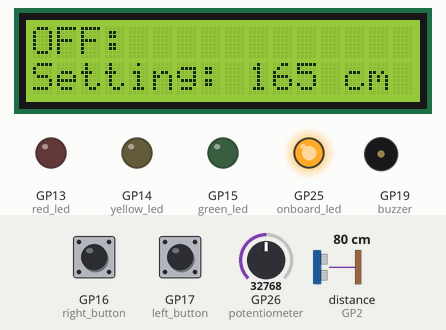
Simulated run of this program. Board: Raspberry Pi Pico running MicroPython. Parts: 16×2 character LCD, output pins drawn as LEDs (lit = HIGH), buzzer (waves = sounding, pin HIGH). The test bench sets the inputs (shaded band); at power-on: GP16 (right_button) LOW, GP17 (left_button) LOW, GP26 (potentiometer) = 32768, distance to the obstacle (sensor on GP2) 80 cm (analog values on the 0–65535 scale). The echo pulse lasts 58.3 µs per cm; threads take turns every 2 ms; library files of the repository ran but are not shown: pico_i2c_lcd.py; pins used as bus, display or sensor lines are not drawn.

Above: at 1.2 s.
1.3 s: GP16 (right_button) pulled HIGH for 0.15 s
At 2.2 s:
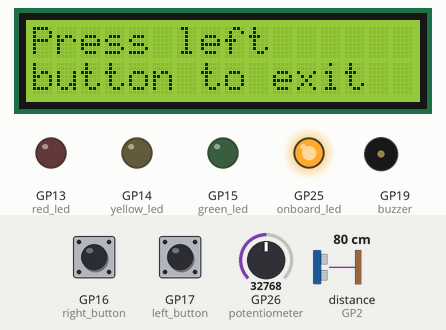
3.4 s: GP17 (left_button) pulled HIGH for 0.15 s
At 3.9 s:
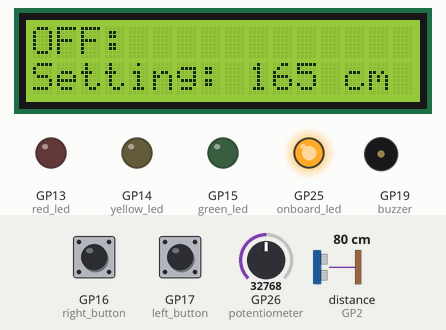
4.1 s: GP16 (right_button) pulled HIGH for 1 s
At 4.7 s:
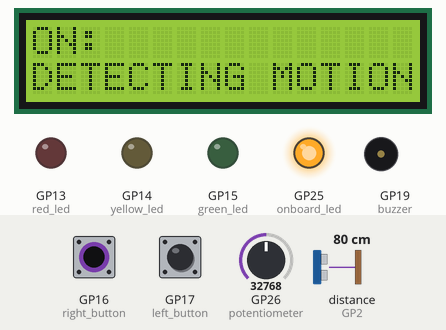
6.6 s: GP16 (right_button) driven HIGH and GP17 (left_button) driven HIGH
At 7.48 s:
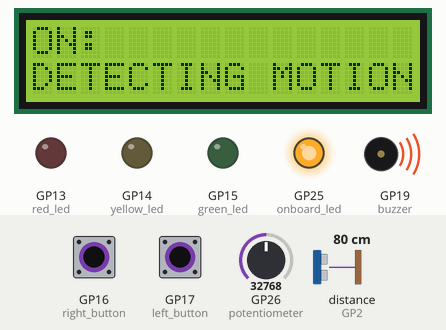
9.6 s: GP26 (potentiometer) set to 0
At 9.96 s:
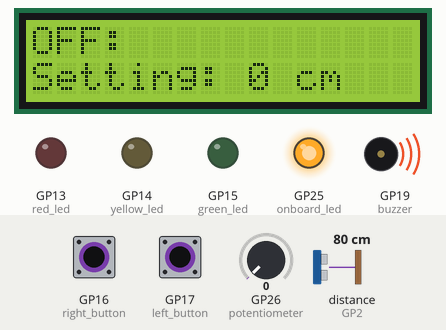
11.3 s: GP16 (right_button) driven LOW
At 12.3 s:
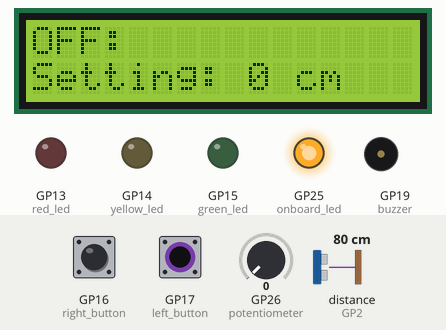
Timing chart, 0 to 14.3 s (numbered marks = the images above; inputs shaded):
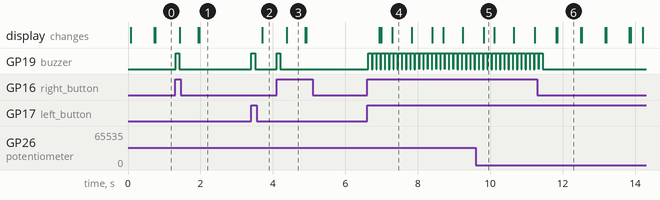

Measured:
- after the input at 1.3 s, GP19 (buzzer): LOW → HIGH at once, → LOW 0.10 s later; the display: first changes after 0.13 s (image 1 shows a later state)
- after the input at 3.4 s, GP19 (buzzer): LOW → HIGH at once, → LOW 0.10 s later; the display: changes after 0.31 s (image 2)
- after the input at 4.1 s, GP19 (buzzer): LOW → HIGH at once, → LOW 0.10 s later; the display: changes after 0.29 s (image 3)
- after the input at 6.6 s, GP19 (buzzer): alternates HIGH for 0.10 s and LOW for 0.03 s, starting at once; the display: first changes after 0.33 s (image 4 shows a later state)
- after the input at 11.3 s, GP19 (buzzer): goes on until 11.4 s, then stays LOW
- what the display in image 3 shows lasts 0.5 s, from 4.4 s to 4.9 s
- what the display in image 6 shows lasts 0.6 s, from 11.9 s to 12.5 s

The program:

PROJECT_003_Security_Alarm.py
```python
#---------------------------------START OF COMMON HEADER---------------------------------#
import array, rp2, machine, _thread, utime
from machine import I2C, Pin, ADC
from utime import sleep
from rp2 import PIO, StateMachine, asm_pio
from lcd_api import LcdApi
from pico_i2c_lcd import I2cLcd

#ONBOARD LED LIGHT HEADER
onboard_led = machine.Pin(25, machine.Pin.OUT) #Onboard LED is connected to GPIO 25

#I2C LCD HEADER
I2C_NUM_ROWS = 2
I2C_NUM_COLS = 16
i2c = I2C(0, sda = Pin(0), scl = Pin(1), freq = 400000) #I2C SDA is connected to GPIO 0 and I2C SCL is connected to GPIO 1
I2C_ADDR = i2c.scan()[0] #scan I2C device address
lcd = I2cLcd(i2c, I2C_ADDR, I2C_NUM_ROWS, I2C_NUM_COLS) #LCD is 16x2

#3 LED LIGHTS HEADER
red_led = machine.Pin(13, machine.Pin.OUT) #RED LED is connected to GPIO 13 and is an OUTPUT DEVICE
yellow_led = machine.Pin(14, machine.Pin.OUT) #YELLOW LED is connected to GPIO 14 and is an OUTPUT DEVICE
green_led = machine.Pin(15, machine.Pin.OUT) #GREEN LED is connected to GPIO 15 and is an OUTPUT DEVICE

#2 BUTTONS HEADER
left_button = machine.Pin(17, machine.Pin.IN, machine.Pin.PULL_DOWN) #LEFT BUTTON is connected to GPIO 17 and is an INPUT DEVICE, with PULL_DOWN resistor enabled
right_button = machine.Pin(16, machine.Pin.IN, machine.Pin.PULL_DOWN) #RIGHT BUTTON is connected to GPIO 16 and is an INPUT DEVICE, with PULL_DOWN resistor enabled

#PIR SENSOR HEADER
pir_sensor = machine.Pin(8, machine.Pin.IN, machine.Pin.PULL_DOWN) #PIR SENSOR is connected to GPIO 8 and is an INPUT DEVICE, with PULL_DOWN resistor enabled

#POTENTIOMETER HEADER
potentiometer = ADC(0) #POTENTIOMETER is connected to ADC 0/GPIO 26
VOLTAGE_CONVERSION_FACTOR = 3.3 / (65535) #voltage conversion factor

#ULTRASONIC SENSOR HEADER
trigger = Pin(3, Pin.OUT) #ULTRASONIC TRIGGER is connected to GPIO 3 and is an OUTPUT DEVICE
echo = Pin(2, Pin.IN) #ULTRASONIC ECHO is connected to GPIO 2 and is an INPUT DEVICE

#BUZZER HEADER
buzzer = machine.Pin(19, machine.Pin.OUT) #BUZZER is connected to GPIO 5 and is an OUTPUT DEVICE

#RGB LED LIGHT STRIP HEADER
NUM_LEDS = 8 #Total number of LEDs on the LED STRIP
PIN_NUM = 12 #LED STRIP is connected to GPIO 12
@asm_pio(sideset_init = PIO.OUT_LOW, out_shiftdir = PIO.SHIFT_LEFT, autopull = True, pull_thresh = 24)

def ws2812():
    T1 = 2
    T2 = 5
    T3 = 3
    label("bitloop")
    out(x, 1) .side(0) [T3 - 1]
    jmp(not_x, "do_zero") .side(1) [T1 - 1]
    jmp("bitloop") .side(1) [T2 - 1]
    label("do_zero")
    nop() .side(0) [T2 - 1]

sm = StateMachine(0, ws2812, freq = 8000000, sideset_base = Pin(PIN_NUM))
sm.active(1)
ar = array.array("I", [0 for _ in range(NUM_LEDS)])

#---------------------------------END OF COMMON HEADER---------------------------------#

global SETTING_READING, ULTRASONIC_READING, LEFT_BUTTON_VALUE, RIGHT_BUTTON_VALUE, PIR_VALUE
RIGHT_BUTTON_VALUE = False
LEFT_BUTTON_VALUE = True
SETTING_READING = 0
ULTRASONIC_READING = 0
PIR_VALUE = False

def ultrasonic_sensor_reading():
    global ULTRASONIC_READING
    trigger.low()
    utime.sleep_us(2)
    trigger.high()
    utime.sleep_us(5)
    trigger.low()
    while echo.value() == 0:
        signaloff = utime.ticks_us()
    while echo.value() == 1:
        signalon = utime.ticks_us()
    timepassed = signalon - signaloff
    distance = (timepassed * 0.0343) / 2
    ULTRASONIC_READING = int(distance)
    sleep(0.01)

def background_process_thread():
    global ULTRASONIC_READING, LEFT_BUTTON_VALUE, RIGHT_BUTTON_VALUE
    while True:
        ultrasonic_sensor_reading()
        if right_button.value() == 1 and RIGHT_BUTTON_VALUE == False:
            RIGHT_BUTTON_VALUE = True
            LEFT_BUTTON_VALUE = False
            buzzer(1)
            sleep(0.1)
            buzzer(0)
        sleep(0.01)
        if left_button.value() == 1 and LEFT_BUTTON_VALUE == False:
            LEFT_BUTTON_VALUE = True
            RIGHT_BUTTON_VALUE = False
            buzzer(1)
            sleep(0.1)
            buzzer(0)
        sleep(0.01)

_thread.start_new_thread(background_process_thread, ())

def setting():
    global SETTING_READING
    while RIGHT_BUTTON_VALUE == False and LEFT_BUTTON_VALUE == True:
        reading = potentiometer.read_u16()
        voltage = reading * VOLTAGE_CONVERSION_FACTOR
        output = str(int((voltage*100000)/1000))
        SETTING_READING = int(output)
        lcd.backlight_on()
        lcd.clear()
        lcd.putstr("OFF:            " + "Setting: " + str(SETTING_READING) + " cm")
        sleep(0.3)
    lcd.clear()
    lcd.putstr("ON:             " + "DETECTING MOTION")
    sleep(0.5)
    lcd.clear()
    lcd.putstr("Press left      " + "button to exit")
    sleep(0.5)

def pir_handler(pin):
    global PIR_VALUE
    utime.sleep_ms(100)
    if pin.value() and LEFT_BUTTON_VALUE == False and RIGHT_BUTTON_VALUE == True:
        PIR_VALUE = True
        lcd.backlight_on()
        red_led(1)
        green_led(1)
        yellow_led(1)
        pir_activation()

def pir_activation():
    global PIR_VALUE
    i = 0
    while i <= 10 and RIGHT_BUTTON_VALUE == True and LEFT_BUTTON_VALUE == False:
        lcd.clear()
        lcd.putstr("MOTION DETECTED Distance: " + str(ULTRASONIC_READING) + " cm")
        if ULTRASONIC_READING <= SETTING_READING:
            buzzer(1)
            for k in range(NUM_LEDS):
                ar[k] = 255 << 8
            sm.put(ar,8)
        utime.sleep(0.3)
        for k in range(NUM_LEDS):
            ar[k] = 0
        sm.put(ar,8)
        buzzer(0)
        utime.sleep(0.05)
        if i >= 6 and ULTRASONIC_READING <= SETTING_READING:
            i = 0
        i = i + 1
    PIR_VALUE = False
    red_led(0)
    green_led(0)
    yellow_led(0)
    lcd.backlight_off()

onboard_led(1)
while True:
    setting()
    while LEFT_BUTTON_VALUE == False and RIGHT_BUTTON_VALUE == True:
        pir_sensor.irq(trigger=machine.Pin.IRQ_RISING, handler=pir_handler)
        sleep(0.3)
```
